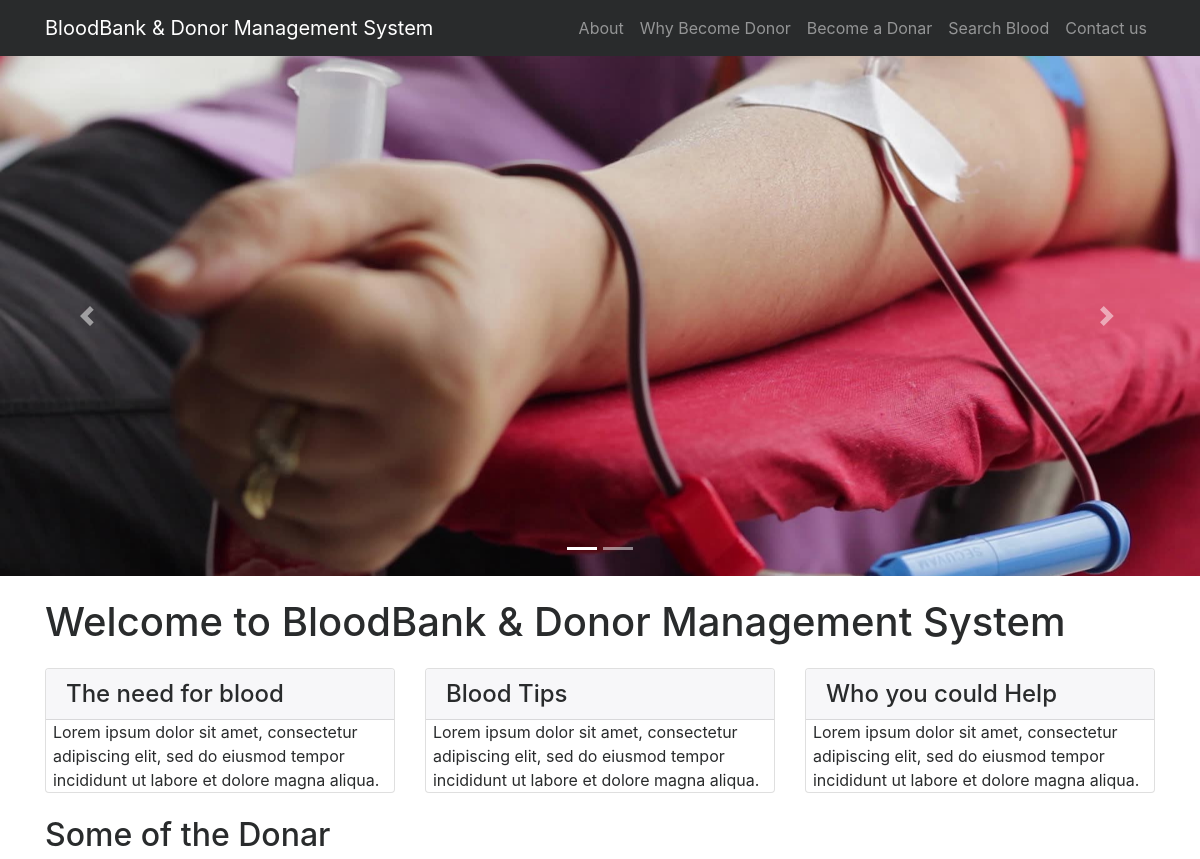
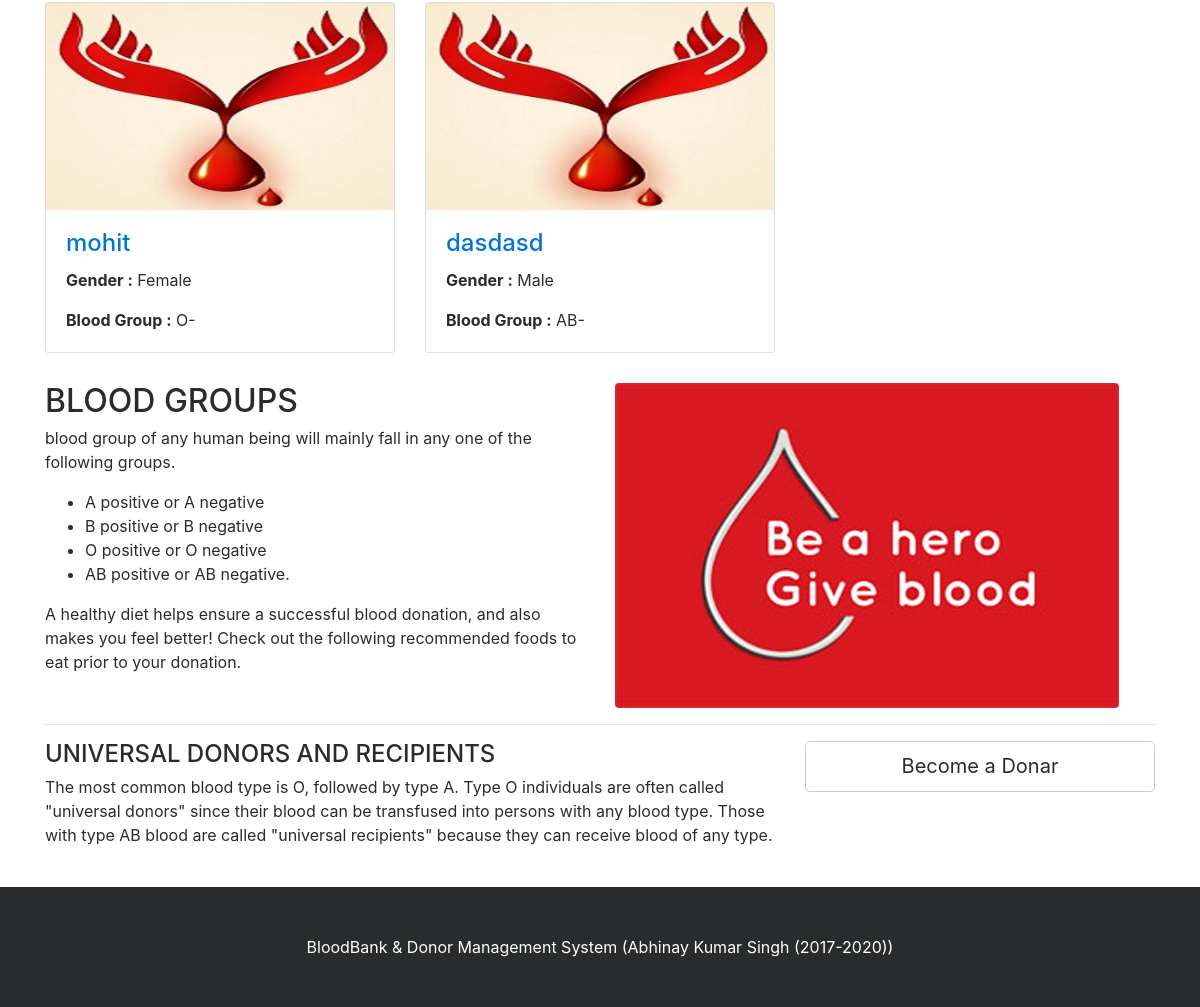
The page / on the database its author committed (2 pictures, top to bottom).
### tables this page shows
CREATE TABLE IF NOT EXISTS `tblblooddonars` (
  `id` int(11) NOT NULL AUTO_INCREMENT,
  `FullName` varchar(100) DEFAULT NULL,
  `MobileNumber` char(11) DEFAULT NULL,
  `EmailId` varchar(100) DEFAULT NULL,
  `Gender` varchar(20) DEFAULT NULL,
  `Age` int(11) DEFAULT NULL,
  `BloodGroup` varchar(20) DEFAULT NULL,
  `Address` varchar(255) DEFAULT NULL,
  `Message` mediumtext,
  `PostingDate` timestamp NOT NULL DEFAULT CURRENT_TIMESTAMP,
  `status` int(1) DEFAULT NULL,
  PRIMARY KEY (`id`)
);

### index.php (the view, shortened to what this page needs)
<?php
include('includes/config.php');
?>
<!DOCTYPE html>
<html lang="en">
<head>
    <link href="vendor/bootstrap/css/bootstrap.min.css" rel="stylesheet">
    <link href="vendor/font-awesome/css/font-awesome.min.css" rel="stylesheet" type="text/css">
    <link href="css/modern-business.css" rel="stylesheet">
</head>
<body>
<?php include('includes/header.php');?>
<?php include('includes/slider.php');?>
    <div class="container">
        <h1 class="my-4">Welcome to BloodBank & Donor Management System</h1>
        <div class="row">
            <div class="col-lg-4 mb-4">
                <div class="card">
                    <h4 class="card-header">The need for blood</h4>
                        <p class="card-text" style="padding-left:2%">Lorem ipsum dolor sit amet, consectetur adipiscing elit, sed do eiusmod tempor incididunt ut labore et dolore magna aliqua. </p>
                </div>
            </div>
            <div class="col-lg-4 mb-4">
                <div class="card">
                    <h4 class="card-header">Blood Tips</h4>
                        <p class="card-text" style="padding-left:2%">Lorem ipsum dolor sit amet, consectetur adipiscing elit, sed do eiusmod tempor incididunt ut labore et dolore magna aliqua. </p>
                </div>
            </div>
            <div class="col-lg-4 mb-4">
                <div class="card">
                    <h4 class="card-header">Who you could Help</h4>
                        <p class="card-text" style="padding-left:2%">Lorem ipsum dolor sit amet, consectetur adipiscing elit, sed do eiusmod tempor incididunt ut labore et dolore magna aliqua. </p>
                </div>
            </div>
        </div>
        <h2>Some of the Donar</h2>
        <div class="row">
                   <?php
$status=1;
$sql = "SELECT * from tblblooddonars where status=:status order by rand() limit 6";
$query = $dbh -> prepare($sql);
$query->bindParam(':status',$status,PDO::PARAM_STR);
$query->execute();
$results=$query->fetchAll(PDO::FETCH_OBJ);
if($query->rowCount() > 0)
{
foreach($results as $result)
{ ?>
            <div class="col-lg-4 col-sm-6 portfolio-item">
                <div class="card h-100">
                    <a href="#"><img class="card-img-top img-fluid" src="images/blood-donor.jpg" alt="" ></a>
                    <div class="card-block">
                        <h4 class="card-title"><a href="#"><?php echo htmlentities($result->FullName);?></a></h4>
<p class="card-text"><b>  Gender :</b> <?php echo htmlentities($result->Gender);?></p>
<p class="card-text"><b>Blood Group :</b> <?php echo htmlentities($result->BloodGroup);?></p>
                    </div>
                </div>
            </div>
            <?php }} ?>
        </div>
        <div class="row">
            <div class="col-lg-6">
                <h2>BLOOD GROUPS</h2>
          <p>  blood group of any human being will mainly fall in any one of the following groups.</p>
                <ul>
<li>A positive or A negative</li>
<li>B positive or B negative</li>
<li>O positive or O negative</li>
<li>AB positive or AB negative.</li>
                </ul>
                <p>A healthy diet helps ensure a successful blood donation, and also makes you feel better! Check out the following recommended foods to eat prior to your donation.</p>
            </div>
            <div class="col-lg-6">
                <img class="img-fluid rounded" src="images/blood-donor (1).jpg" alt="">
            </div>
        </div>
        <hr>
        <div class="row mb-4">
            <div class="col-md-8">
            <h4>UNIVERSAL DONORS AND RECIPIENTS</h4>
                <p>
The most common blood type is O, followed by type A.
Type O individuals are often called "universal donors" since their blood can be transfused into persons with any blood type. Those with type AB blood are called "universal recipients" because they can receive blood of any type.</p>
            </div>
            <div class="col-md-4">
                <a class="btn btn-lg btn-secondary btn-block" href="become-donar.php">Become a Donar</a>
            </div>
        </div>
    </div>
  <?php include('includes/footer.php');?>
</body>
</html>

### includes/header.php (shortened to what this page needs)
<nav class="navbar fixed-top navbar-toggleable-md navbar-inverse bg-inverse">
    <div class="container">
        <a class="navbar-brand" href="index.php">BloodBank & Donor Management System</a>
        <div class="collapse navbar-collapse" id="navbarExample">
            <ul class="navbar-nav ml-auto">
                <li class="nav-item">
                    <a class="nav-link" href="page.php?type=aboutus">About</a>
                </li>
                <li class="nav-item">
                    <a class="nav-link" href="page.php?type=donor">Why Become Donor</a>
                </li>
                <li class="nav-item">
                    <a class="nav-link" href="become-donar.php">Become a Donar</a>
                </li>
                 <li class="nav-item">
                    <a class="nav-link" href="search-donor.php">Search Blood</a>
                </li>
                  <li class="nav-item">
                    <a class="nav-link" href="contact.php">Contact us</a>
                </li>
            </ul>
        </div>
    </div>
</nav>

### includes/slider.php (shortened to what this page needs)
<header>
       <div id="carouselExampleIndicators" class="carousel slide" data-ride="carousel">
           <ol class="carousel-indicators">
               <li data-target="#carouselExampleIndicators" data-slide-to="0" class="active"></li>
               <li data-target="#carouselExampleIndicators" data-slide-to="1"></li>
           </ol>
           <div class="carousel-inner" role="listbox">
               <div class="carousel-item active" style="background-image: url('images/banner1.jpg')">
                   <div class="carousel-caption d-none d-md-block">
                   </div>
               </div>
           </div>
           <a class="carousel-control-prev" href="#carouselExampleIndicators" role="button" data-slide="prev">
               <span class="carousel-control-prev-icon" aria-hidden="true"></span>
           </a>
           <a class="carousel-control-next" href="#carouselExampleIndicators" role="button" data-slide="next">
               <span class="carousel-control-next-icon" aria-hidden="true"></span>
           </a>
       </div>
   </header>

### includes/footer.php
<footer class="py-5 bg-inverse">
      <div class="container">
	<p class="m-0 text-center text-white">BloodBank & Donor Management System <u></u>(Abhinay Kumar Singh (2017-2020))</u></p>
      </div>
  </footer>

### css/modern-business.css (style rules this page uses)
body { padding-top: 54px; }
@media (min-width: 992px) { body { padding-top: 56px; } }
.carousel-item { height: 65vh; min-height: 300px; background: no-repeat center center scroll; -webkit-background-size: cover; -moz-background-size: cover; -o-background-size: cover; background-size: cover; }
.portfolio-item { margin-bottom: 30px; }

### index.php (style rules this page uses)
.carousel-item.active, .carousel-item-next, .carousel-item-prev { display: block; }

### rows shown on the page
tblblooddonars: FullName "mohit", Gender "Female", BloodGroup "O-"
tblblooddonars: FullName "dasdasd", Gender "Male", BloodGroup "AB-"
